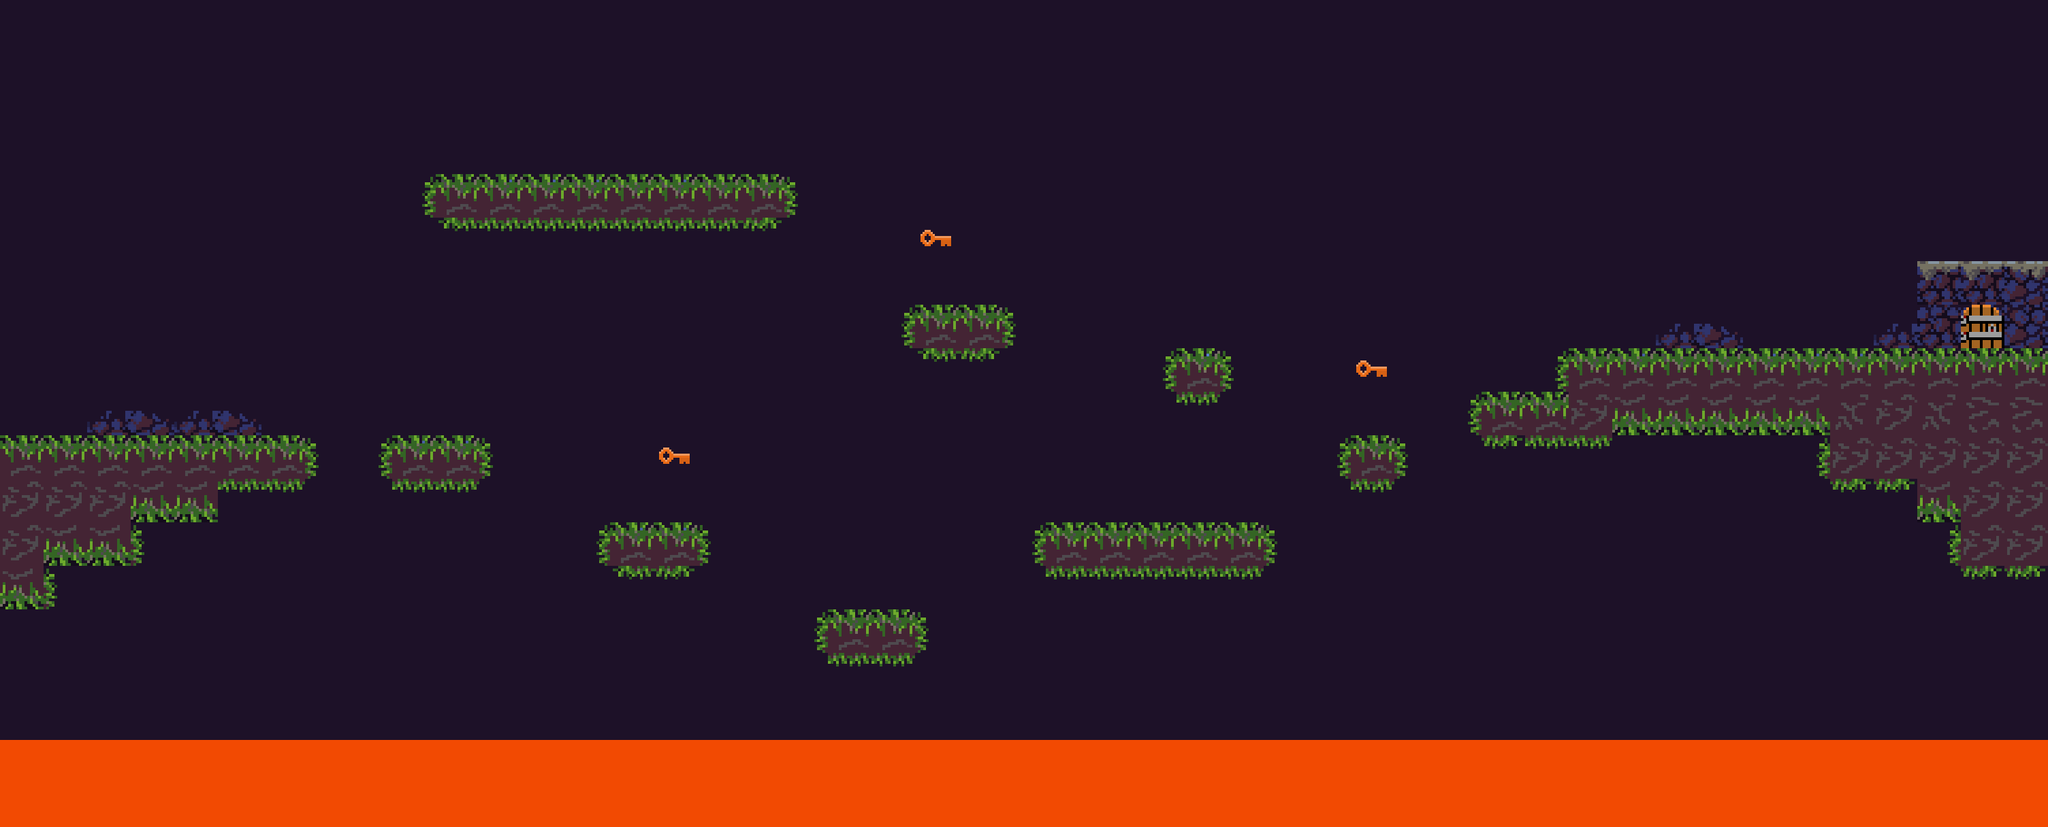

A level layout from a 2D game, rendered from its tile map. Below: a short description, then the map file with tile-grid data replaced by summaries:
An orthogonal 47x19 tile map with 64x64 px tiles, 5 tile layers (Lava, Keys, Decorations, ExitDoor, ...), 6 tilesets and 92 objects.

<map version="1.2" tiledversion="1.2.1" orientation="orthogonal" renderorder="left-down" width="47" height="19" tilewidth="64" tileheight="64" infinite="0" backgroundcolor="#1d1128" nextlayerid="32" nextobjectid="236">
 <tileset firstgid="1" name="cave" tilewidth="64" tileheight="64" tilecount="100" columns="20">
  <image source="cave.png" trans="ffffff" width="1280" height="320" />
 </tileset>
 <tileset firstgid="101" name="coin" tilewidth="64" tileheight="64" tilecount="4" columns="4">
  <image source="coin.png" trans="ffffff" width="256" height="64" />
  <tile id="0">
   <animation>
    <frame tileid="0" duration="150" />
    <frame tileid="1" duration="150" />
    <frame tileid="2" duration="150" />
    <frame tileid="3" duration="150" />
   </animation>
  </tile>
 </tileset>
 <tileset firstgid="105" name="key" tilewidth="64" tileheight="64" tilecount="1" columns="1">
  <image source="key.png" trans="003039" width="64" height="64" />
 </tileset>
 <tileset firstgid="106" name="lava" tilewidth="64" tileheight="64" tilecount="4" columns="4">
  <image source="lava.png" width="256" height="64" />
  <tile id="0">
   <animation>
    <frame tileid="0" duration="250" />
    <frame tileid="1" duration="250" />
    <frame tileid="2" duration="250" />
   </animation>
  </tile>
 </tileset>
 <tileset firstgid="110" name="door" tilewidth="64" tileheight="64" tilecount="1" columns="1">
  <image source="door.png" width="64" height="64" />
 </tileset>
 <tileset firstgid="111" name="spider" tilewidth="84" tileheight="64" tilecount="5" columns="5">
  <image source="spider.png" width="420" height="64" />
  <tile id="0">
   <animation>
    <frame tileid="0" duration="200" />
    <frame tileid="1" duration="200" />
    <frame tileid="2" duration="200" />
   </animation>
  </tile>
 </tileset>
 <layer id="26" name="Lava" width="47" height="19">
  <data>[893 cells, 94 non-empty, 1 distinct tile ids]</data>
 </layer>
 <objectgroup id="21" name="LavaObj">
  <object id="125" gid="106" x="384" y="1088" width="64" height="64" />
  <object id="126" gid="106" x="0" y="1088" width="64" height="64" />
  <object id="127" gid="106" x="128" y="1088" width="64" height="64" />
  <object id="128" gid="106" x="128" y="1088" width="64" height="64" />
  <object id="129" gid="106" x="64" y="1088" width="64" height="64" />
  <object id="130" gid="106" x="256" y="1088" width="64" height="64" />
  <object id="131" gid="106" x="320" y="1088" width="64" height="64" />
  <object id="132" gid="106" x="192" y="1088" width="64" height="64" />
  <object id="133" gid="106" x="512" y="1088" width="64" height="64" />
  <object id="134" gid="106" x="448" y="1088" width="64" height="64" />
  <object id="135" gid="106" x="512" y="1088" width="64" height="64" />
  <object id="136" gid="106" x="576" y="1088" width="64" height="64" />
  <object id="137" gid="106" x="640" y="1088" width="64" height="64" />
  <object id="138" gid="106" x="704" y="1088" width="64" height="64" />
  <object id="139" gid="106" x="768" y="1088" width="64" height="64" />
  <object id="140" gid="106" x="832" y="1088" width="64" height="64" />
  <object id="141" gid="106" x="896" y="1088" width="64" height="64" />
  <object id="142" gid="106" x="960" y="1088" width="64" height="64" />
  <object id="143" gid="106" x="1024" y="1088" width="64" height="64" />
  <object id="144" gid="106" x="1088" y="1088" width="64" height="64" />
  <object id="145" gid="106" x="1152" y="1088" width="64" height="64" />
  <object id="146" gid="106" x="1280" y="1088" width="64" height="64" />
  <object id="147" gid="106" x="1344" y="1088" width="64" height="64" />
  <object id="148" gid="106" x="1216" y="1088" width="64" height="64" />
  <object id="149" gid="106" x="1216" y="1088" width="64" height="64" />
  <object id="150" gid="106" x="1408" y="1088" width="64" height="64" />
  <object id="151" gid="106" x="1408" y="1088" width="64" height="64" />
  <object id="152" gid="106" x="1472" y="1088" width="64" height="64" />
  <object id="153" gid="106" x="1536" y="1088" width="64" height="64" />
  <object id="154" gid="106" x="1536" y="1088" width="64" height="64" />
  <object id="155" gid="106" x="1664" y="1088" width="64" height="64" />
  <object id="156" gid="106" x="1600" y="1088" width="64" height="64" />
  <object id="157" gid="106" x="1856" y="1088" width="64" height="64" />
  <object id="158" gid="106" x="1792" y="1088" width="64" height="64" />
  <object id="159" gid="106" x="1728" y="1088" width="64" height="64" />
  <object id="160" gid="106" x="1920" y="1088" width="64" height="64" />
  <object id="161" gid="106" x="1984" y="1088" width="64" height="64" />
  <object id="162" gid="106" x="1984" y="1088" width="64" height="64" />
  <object id="163" gid="106" x="2048" y="1088" width="64" height="64" />
  <object id="164" gid="106" x="2112" y="1088" width="64" height="64" />
  <object id="165" gid="106" x="2112" y="1088" width="64" height="64" />
  <object id="166" gid="106" x="2240" y="1088" width="64" height="64" />
  <object id="167" gid="106" x="2240" y="1088" width="64" height="64" />
  <object id="168" gid="106" x="2240" y="1088" width="64" height="64" />
  <object id="169" gid="106" x="2176" y="1088" width="64" height="64" />
  <object id="170" gid="106" x="2176" y="1088" width="64" height="64" />
  <object id="171" gid="106" x="2432" y="1088" width="64" height="64" />
  <object id="172" gid="106" x="2304" y="1088" width="64" height="64" />
  <object id="173" gid="106" x="2368" y="1088" width="64" height="64" />
  <object id="174" gid="106" x="2624" y="1088" width="64" height="64" />
  <object id="175" gid="106" x="2432" y="1088" width="64" height="64" />
  <object id="176" gid="106" x="2496" y="1088" width="64" height="64" />
  <object id="177" gid="106" x="2560" y="1088" width="64" height="64" />
  <object id="178" gid="106" x="2752" y="1088" width="64" height="64" />
  <object id="179" gid="106" x="2816" y="1088" width="64" height="64" />
  <object id="180" gid="106" x="2944" y="1088" width="64" height="64" />
  <object id="181" gid="106" x="2944" y="1088" width="64" height="64" />
  <object id="182" gid="106" x="2880" y="1088" width="64" height="64" />
  <object id="183" gid="106" x="2752" y="1088" width="64" height="64" />
  <object id="184" gid="106" x="2752" y="1088" width="64" height="64" />
  <object id="185" gid="106" x="2752" y="1088" width="64" height="64" />
  <object id="186" gid="106" x="2624" y="1088" width="64" height="64" />
  <object id="187" gid="106" x="2624" y="1088" width="64" height="64" />
  <object id="188" gid="106" x="2688" y="1088" width="64" height="64" />
 </objectgroup>
 <layer id="27" name="Keys" width="47" height="19">
  <data>[893 cells, 3 non-empty, 1 distinct tile ids]</data>
 </layer>
 <layer id="28" name="Decorations" width="47" height="19">
  <data>[893 cells, 71 non-empty, 13 distinct tile ids]</data>
 </layer>
 <objectgroup id="31" name="SpiderObj">
  <object id="229" gid="111" x="2560" y="512" width="84" height="64" />
  <object id="230" gid="111" x="1792" y="768" width="84" height="64" />
  <object id="231" gid="111" x="832" y="256" width="84" height="64" />
  <object id="233" gid="111" x="384" y="640" width="84" height="64" />
  <object id="234" gid="111" x="2688" y="512" width="84" height="64" />
  <object id="235" gid="111" x="1088" y="256" width="84" height="64" />
 </objectgroup>
 <layer id="30" name="ExitDoor" width="47" height="19">
  <data>[893 cells, 1 non-empty, 1 distinct tile ids]</data>
 </layer>
 <objectgroup id="14" name="CoinsObj">
  <object id="189" gid="101" x="256" y="576" width="64" height="64" />
  <object id="190" gid="101" x="320" y="576" width="64" height="64" />
  <object id="191" gid="101" x="640" y="576" width="64" height="64" />
  </objectgroup>
 <layer id="29" name="World" width="47" height="19">
  <data>[893 cells, 83 non-empty, 10 distinct tile ids]</data>
 </layer>
</map>
<!-- 19 of 92 objects omitted -->
